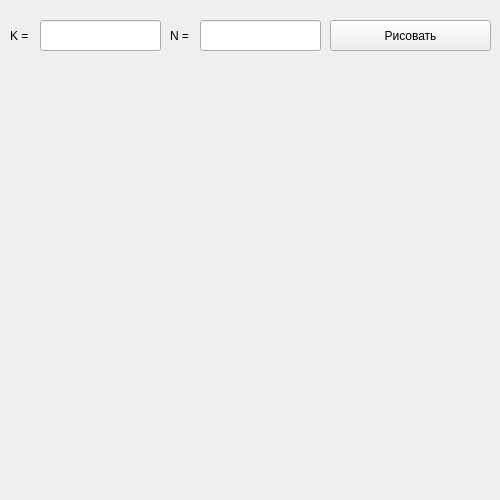
<?xml version="1.0" encoding="UTF-8"?>
<ui version="4.0">
 <class>Form</class>
 <widget class="QWidget" name="Form">
  <property name="geometry">
   <rect>
    <x>0</x>
    <y>0</y>
    <width>500</width>
    <height>500</height>
   </rect>
  </property>
  <property name="windowTitle">
   <string>Form</string>
  </property>
  <widget class="QLineEdit" name="k">
   <property name="geometry">
    <rect>
     <x>40</x>
     <y>20</y>
     <width>121</width>
     <height>31</height>
    </rect>
   </property>
  </widget>
  <widget class="QLineEdit" name="n">
   <property name="geometry">
    <rect>
     <x>200</x>
     <y>20</y>
     <width>121</width>
     <height>31</height>
    </rect>
   </property>
  </widget>
  <widget class="QLabel" name="label">
   <property name="geometry">
    <rect>
     <x>10</x>
     <y>20</y>
     <width>21</width>
     <height>31</height>
    </rect>
   </property>
   <property name="text">
    <string>K =</string>
   </property>
  </widget>
  <widget class="QLabel" name="label_2">
   <property name="geometry">
    <rect>
     <x>170</x>
     <y>20</y>
     <width>21</width>
     <height>31</height>
    </rect>
   </property>
   <property name="text">
    <string>N =</string>
   </property>
  </widget>
  <widget class="QPushButton" name="draw">
   <property name="geometry">
    <rect>
     <x>330</x>
     <y>20</y>
     <width>161</width>
     <height>31</height>
    </rect>
   </property>
   <property name="text">
    <string>Рисовать</string>
   </property>
  </widget>
 </widget>
 <resources/>
 <connections/>
</ui>
